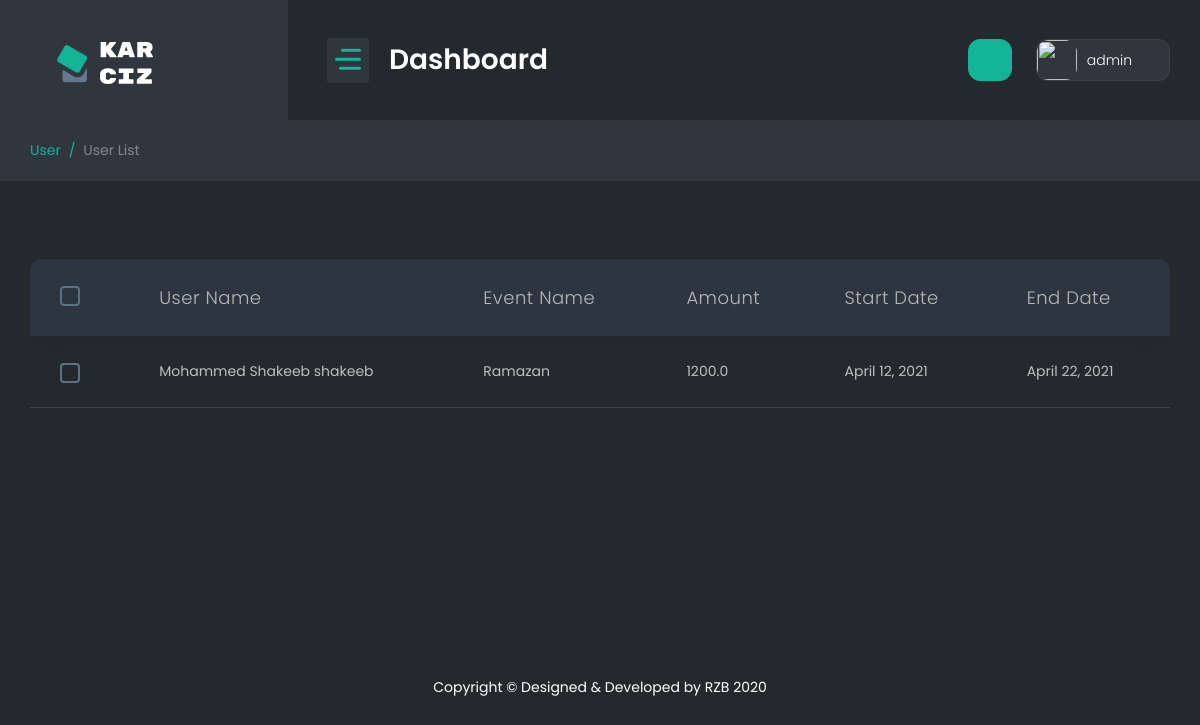
Page /superadminregister (signed in) on the earlier database version.
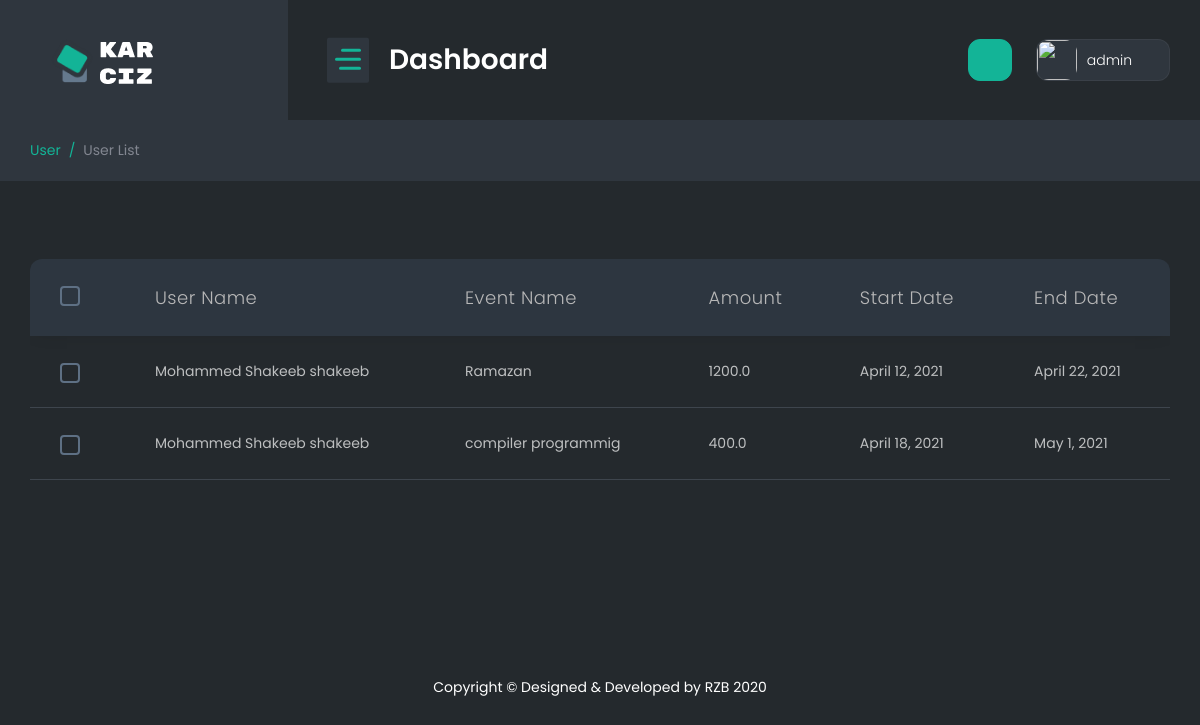
Same page on the later database version.
### webapp/models.py (models this page shows, shortened)
class User_Event_Registration(models.Model):
    Registration_id = models.AutoField(primary_key=True)
    user_id = models.ForeignKey(User_Signup , on_delete=models.SET_NULL,blank=True,null=True)
    EventId = models.ForeignKey(Event , on_delete=models.SET_NULL,blank=True,null=True)
    Description = models.CharField(max_length=255, default="")
    created = models.DateTimeField(auto_now_add=True, blank=True)

class User_Signup(models.Model):
    user_id = models.AutoField(primary_key=True)
    Name = models.CharField(max_length=255, default="")
    Surname = models.CharField(max_length=255, default="")
    Ci = models.CharField(max_length=255, default="")
    Ruc = models.CharField(max_length=255, default="")
    Gender = models.CharField(max_length=20, default="")
    Phones = models.CharField(max_length=20, default="")
    Email = models.EmailField(max_length=255, default="")
    Direction = models.CharField(max_length=255, default="")
    City =  models.CharField(max_length=255, default="")
    Birth_date  = models.DateField()
    Creation = models.DateTimeField(auto_now_add=True, blank=True)
    Password = models.TextField(max_length=500 , default="")

class Event(models.Model):
    EventId = models.AutoField(primary_key=True)
    EventName = models.CharField(max_length=255, default="")
    Cost = models.FloatField(default=0.0)
    Registration_start = models.DateField()
    Registration_end = models.DateField()
    Runner_quantity = models.IntegerField(default=0)
    Event_logo = models.ImageField(upload_to='Eventlogo/',default="SuperAdmin/dummy.jpg")
    Status = models.CharField(max_length=50, default="")
    EventTypeId = models.ForeignKey(Event_Type , on_delete=models.SET_NULL,blank=True,null=True)
    Description = models.TextField(default="")
    created = models.DateTimeField(auto_now_add=True, blank=True)
    def __str__(self):
        return self.EventName

### webapp/views.py (the view)
# urls.py: path('superadminregister',superadminregister.as_view(),name="superadminregister"),
class superadminregister(View):
    def get(self,request):
        if not request.session.has_key('adminid'):
            return redirect("/superadminlogin")
        try:
            data = User_Event_Registration.objects.all()
            return render(request ,'superadmin/register.html',{'data':data})
        except:
            return redirect("/superadmin")

### templates/superadmin/register.html (shortened to what this page needs)
{% extends "superadmin/base.html" %}
{% block body %}
<div class="container-fluid">
    <div class="page-titles">
        <ol class="breadcrumb">
            <li class="breadcrumb-item active"><a href="javascript:void(0)">User</a></li>
            <li class="breadcrumb-item"><a href="javascript:void(0)">User List</a></li>
        </ol>
    </div>
    <div class="row">
        <div class="col-lg-12">
            <div class="table-responsive">
                <table id="example-5" class="table display mb-4  fs-14">
                    <thead>
                        <tr>
                            <th>
                                <div class="checkbox mr-0 align-self-center">
                                    <div class="custom-control custom-checkbox ">
                                    </div>
                                </div>
                            </th>
                            <th>User Name</th>
                            <th>Event Name</th>
                            <th>Amount</th>
                            <th>Start Date</th>
                            <th>End Date</th>
                        </tr>
                    </thead>
                    <tbody>
                        {% for d in data %}
                        <tr>
                            <td>
                                <div class="checkbox mr-0 align-self-center">
                                    <div class="custom-control custom-checkbox ">
                                    </div>
                                </div>
                            </td>
                            <td>{{d.user_id.Name}} {{d.user_id.Surname}}</td>
                            <td>{{d.EventId}}</td>
                            <td>{{d.EventId.Cost}}</td>
                            <td>{{d.EventId.Registration_start}}</td>
                            <td>{{d.EventId.Registration_end}}</td>
                        </tr>
                        {% endfor %}
                    </tbody>
                </table>
            </div>
        </div>
    </div>
</div>
{% endblock body %}

Differences in the rows shown:
added User_Event_Registration: user_id.Name "Mohammed Shakeeb", user_id.Surname "shakeeb", EventId "compiler programmig", EventId.Cost "400.0", EventId.Registration_start "April 18, 2021", EventId.Registration_end "May 1, 2021"
